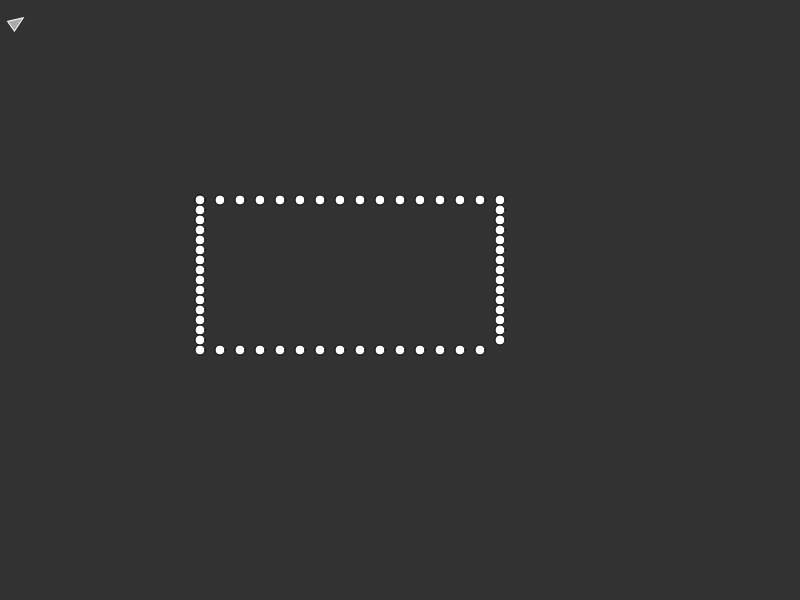
Frame 1 (no input)
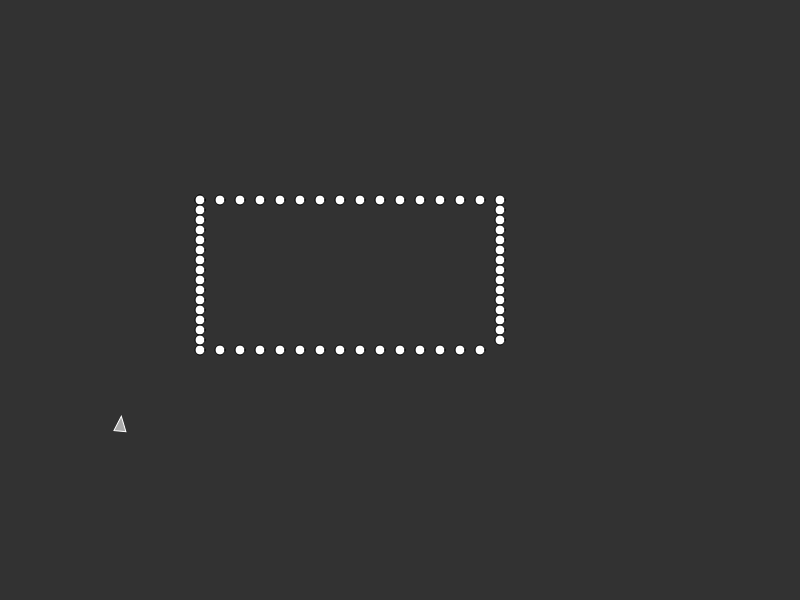
Frame 60 (no input)
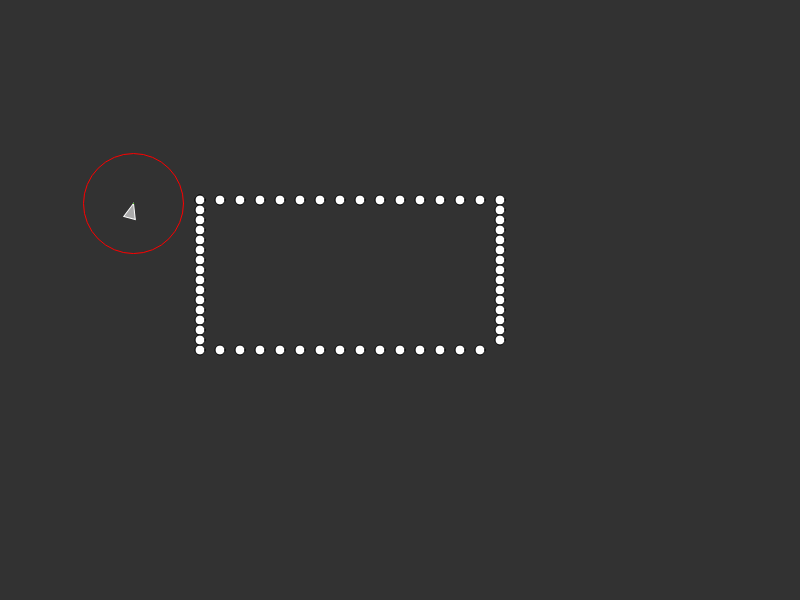
Frame 120 (the mouse pressed at the canvas centre since frame 60)

The p5.js sketch that drew these frames (run headless with seeded random() and noise() and a simulated clock; from frame 60 on, the mouse is pressed at the canvas centre):

// p5.js sketch
// ── sketch.js
let DEBUG_MODE = false;

let vehicles = [];
let v;

function setup() {
  createCanvas(800, 600);

  // for (let i = 0; i < 20; i++) {
  //   vehicles.push(new Vehicle(random(width), random(height), 15));
  // }
  v = new Vehicle(20, 20, 15);
}

function draw() {
  background(50);

  let target = createVector(mouseX, mouseY);
  //for (let i = 0; i < vehicles.length; i++) {
  //let v = vehicles[i];

  v.detect(vehicles);
  v.update();
  v.reappear();
  v.display();
  v.setBarriers();
  v.seek(target);
  //}

  // display text
  fill(255);
  //text("Toggle the debug mode by clicking on the canvas.", 10, 20);
}

function mousePressed() {
  DEBUG_MODE = !DEBUG_MODE;
}

///// CLASS /////

class Vehicle {
  constructor(x = 0, y = 0, size = 1) {
    this.pos = createVector(x, y);
    this.vel = p5.Vector.random2D().mult(4);
    this.acc = createVector(0, 0);
    this.size = size;
    this.mass = 1;
    //
    this.angle = 0;
    //
    this.maxSpeed = 4;
    this.maxSteerForce = 0.1;
    // for detection
    this.detectVector = createVector();
    this.directionVector = createVector();
    this.predictDistance = 30;
    this.detectRadius = 50;
    this.barrierRadius = 5;
    //this.wanderAngle = random(TWO_PI);
    this.brakeRad = 200;
  }
  detect(others) {
    for (let other of others) {
      if (this != other) {
        this.detectVector = p5.Vector.mult(
          this.vel.copy().normalize(),
          this.predictDistance
        );
        let centerPos = p5.Vector.add(this.pos, this.detectVector);

        let distance = centerPos.dist(other.pos);
        if (distance < this.detectRadius) {
          this.directionVector = p5.Vector.sub(other.pos, centerPos);
          this.directionVector.setMag(this.detectRadius);
          this.directionVector.mult(-1); // flip the vector to avoid

          let directionPos = p5.Vector.add(centerPos, this.directionVector);
          this.seek(directionPos);
        }
      }
    }
  }
  seek(targetPos) {
    let desiredVec = p5.Vector.sub(targetPos, this.pos);

    let distance = desiredVec.mag();
    // desiredVec.normalize();
    // desiredVec.mult(this.maxSpeed);

    if (distance < this.senseRad) {
      desiredVec.normalize();
      // to arrive
      if (distance > this.brakeRad) {
        desiredVec.mult(this.maxSpeed);
      } else {
        let maxSpd = map(distance, this.brakeRad, 0, this.maxSpeed, 0);
        desiredVec.mult(maxSpd);
      }
    }

    let steerForce = p5.Vector.sub(desiredVec, this.vel);
    steerForce.limit(this.maxSteerForce);
    this.applyForce(steerForce);
  }
  setBarriers() {
    for (let i = 0; i < 15; i++) {
      ellipse(
        200 + i * 20,
        200,
        this.barrierRadius * 2,
        this.barrierRadius * 2
      );
      this.repelled(createVector(200 + i * 20, 200));
      ellipse(
        200,
        200 + i * 10,
        this.barrierRadius * 2,
        this.barrierRadius * 2
      );
      this.repelled(createVector(200, 200 + i * 10));
      ellipse(
        200 + i * 20,
        350,
        this.barrierRadius * 2,
        this.barrierRadius * 2
      );
      this.repelled(createVector(200 + i * 20, 350));
      ellipse(
        500,
        200 + i * 10,
        this.barrierRadius * 2,
        this.barrierRadius * 2
      );
      this.repelled(createVector(500, 200 + i * 10));
    }
  }
  repelled(position) {
    let distance = this.pos.dist(position);
    if (distance < this.detectRadius + this.barrierRadius) {
      let force = p5.Vector.sub(position, this.pos);
      force.normalize().mult(-0.1);
      this.applyForce(force);
    }
  }
  reappear() {
    if (this.pos.x < 0) {
      this.pos.x = width;
    } else if (this.pos.x > width) {
      this.pos.x = 0;
    }
    if (this.pos.y < 0) {
      this.pos.y = height;
    } else if (this.pos.y > height) {
      this.pos.y = 0;
    }
  }
  applyForce(f) {
    if (this.mass > 0) {
      let force = p5.Vector.div(f, this.mass);
      this.acc.add(force);
    }
  }
  update() {
    this.vel.add(this.acc);
    this.vel.limit(this.maxSpeed)
    this.pos.add(this.vel);
    this.acc.mult(0);
    //
    this.angle = this.vel.heading();
  }
  display() {
    push();
    translate(this.pos.x, this.pos.y);

    push(); // push for rotation
    rotate(this.angle);
    // draw the vehicle
    stroke(255);
    fill(255, 150);
    triangle(0, 0, -this.size, -this.size * 0.4, -this.size, this.size * 0.4);
    pop(); // pop for rotation

    if (DEBUG_MODE) {
      // draw detecting graphics
      noFill();
      stroke(255, 0, 0);
      line(0, 0, this.detectVector.x, this.detectVector.y);

      translate(this.detectVector.x, this.detectVector.y);
      ellipse(0, 0, this.detectRadius * 2, this.detectRadius * 2);

      stroke(0, 255, 0);
      line(0, 0, this.directionVector.x, this.directionVector.y);
    }

    pop();
  }
}
